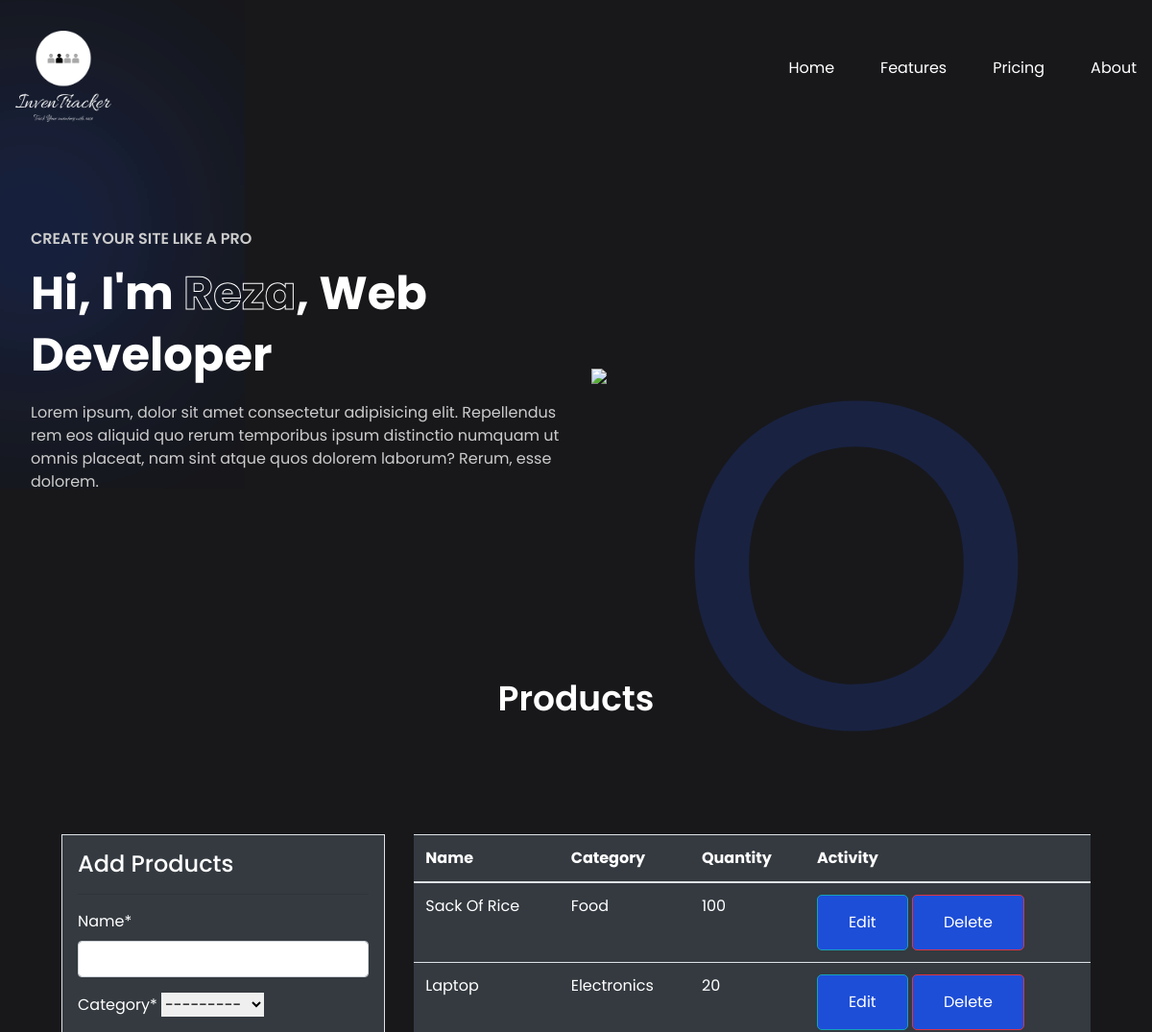
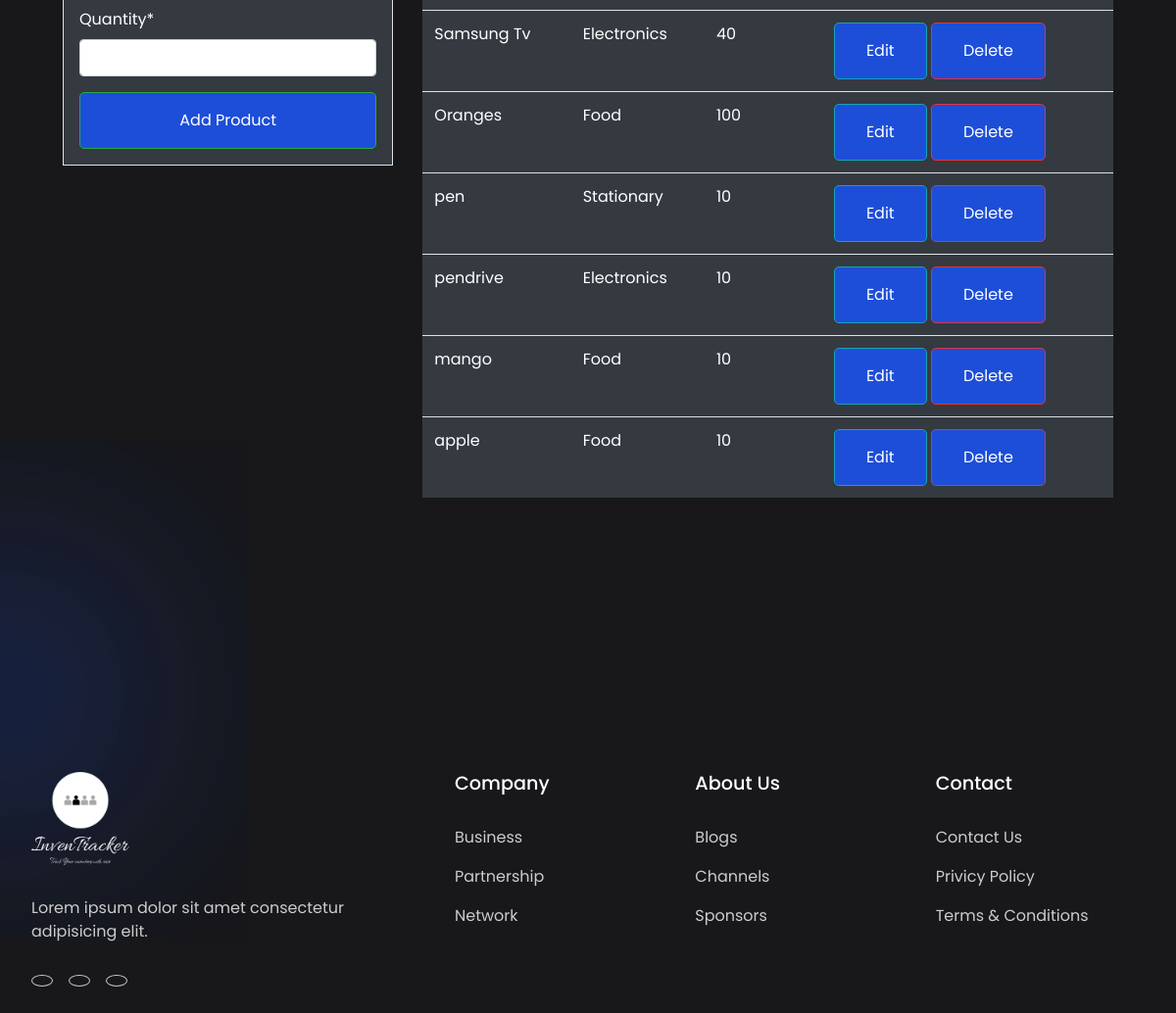
/product/ (signed in), run on the app's committed database (2 pictures, top to bottom).
### dashboard/models.py (models this page shows, shortened)
class Product(models.Model):
  name = models.CharField(max_length=100, null=True)
  category = models.CharField(max_length=20,choices=CATEGORY,null=True)
  quantity = models.PositiveIntegerField(null=True)
  class Meta:
    verbose_name_plural = 'Product'

### dashboard/views.py (the view)
# urls.py: path('product/',views.product,name='dashboard-product'),
@login_required
def product(request):
  orders = Order.objects.all()
  orders_count = orders.count()
  items = Product.objects.all()
  product_count=items.count()
  workers = User.objects.all()
  workers_count = workers.count()
  if request.method == "POST":
    form = ProductForm(request.POST)
    if form.is_valid():
      form.save()
      product_name = form.cleaned_data.get('name')
      messages.success(request,f'{product_name} has been added')
      return redirect('dashboard-product')
  else:
    form = ProductForm()
  context={
    'items':items,
    'form':form,
    'workers_count':workers_count,
    'orders_count':orders_count,
    'product_count':product_count
  }
  return render(request,'dashboard/product.html',context)

### dashboard/forms.py
class ProductForm(forms.ModelForm):
   class Meta:
      model = Product
      fields=['name','category','quantity']

### templates/dashboard/product.html (shortened to what this page needs)
<!DOCTYPE html>
<html lang="en">
<head>
    <link rel="stylesheet" href="https://cdnjs.cloudflare.com/ajax/libs/remixicon/3.5.0/remixicon.min.css">
    <link rel="stylesheet" href="style.css">
    <link rel="stylesheet" href="https://cdn.jsdelivr.net/npm/bootstrap@4.6.0/dist/css/bootstrap.min.css"
>
    <link rel="stylesheet" href="https://cdn.jsdelivr.net/npm/bootstrap@4.6.2/dist/css/bootstrap.min.css">
<link rel="stylesheet" href="https://use.fontawesome.com/releases/v5.15.2/css/all.css"
>
</head>
<body>
    <nav>
        <div class="nav-logo">
            <a href="{% url 'dashboard-index' %}">
                <img src="images/logo.png">
            </a>
        </div>
        <ul class="nav-links">
            <li class="link"><a href="{% url 'dashboard-index' %}">Home</a></li>
            <li id="link1" class="link"><a href="#">Features</a></li>
            <li id="link2" class="link"><a href="#">Pricing</a></li>
            <li id="link3" class="link"><a href="#">About</a></li>
        </ul>
    </nav>
    <header class="container">
        <div class="content">
            <h4>CREATE YOUR SITE LIKE A PRO</h4>
            <H1>Hi, I'm <span>Reza</span>, Web Developer</H1>
            <p>
                Lorem ipsum, dolor sit amet consectetur adipisicing elit. Repellendus rem eos aliquid quo rerum
                temporibus ipsum distinctio numquam ut omnis placeat, nam sint atque quos dolorem laborum? Rerum, esse
                dolorem.
            </p>
        </div>
        <div class="image">
            <img src="https://github.com/AsmrProg-YT/Personal-Portfolios/blob/master/Personal%20Portfolio%20%2301/images/header.png?raw=true">
        </div>
    </header>
    <section class="container">
        <h2 class="header">Products</h2>
        <div class="container">
            <div class="row my-4">
                <div class="col-md-4">
                    <div class="border bg-dark p-3 text-white">
                        <h4>Add Products</h4>
                        <hr>
                        {% load crispy_forms_tags %}
                        <form method="POST">
                            {{form|crispy}}
                            <input class="btn btn-success btn-block" type="submit" value="Add Product">
                        </form>
                    </div>
                </div>
                <div class="col-md-8">
                    <table class="table bg-dark">
                        <thead class="bg-dark">
                            <tr class="text-white">
                                <th scope="col">Name</th>
                                <th scope="col">Category</th>
                                <th scope="col">Quantity</th>
                                <th scope="col">Activity</th>
                            </tr>
                        </thead>
                        <tbody>
                            {% for item in items %}
                            <tr class="text-white">
                                <td>{{ item.name }}</td>
                                <td>{{ item.category }}</td>
                                <td>{{ item.quantity }}</td>
                                <td>
                                    <a class="btn btn-info btn-sm" href="{% url 'dashboard-product-update' item.id %}">Edit</a>
                                    <a class="btn btn-danger btn-sm" href="{% url 'dashboard-product-delete' item.id %}">Delete</a>
                                </td>
                            </tr>
                            {% endfor %}
                        </tbody>
                    </table>
                </div>
            </div>
        </div>
    </section>
    <footer class="container">
        <div class="column">
            <div class="logo">
                <img src="images/logo.png">
            </div>
            <p>
                Lorem ipsum dolor sit amet consectetur adipisicing elit.
            </p>
            <div class="socials">
                <a href="#"></a>
                <a href="#"></a>
                <a href="#"></a>
            </div>
        </div>
        <div class="column">
            <h4>Company</h4>
            <a href="#">Business</a>
            <a href="#">Partnership</a>
            <a href="#">Network</a>
        </div>
        <div class="column">
            <h4>About Us</h4>
            <a href="#">Blogs</a>
            <a href="#">Channels</a>
            <a href="#">Sponsors</a>
        </div>
        <div class="column">
            <h4>Contact</h4>
            <a href="#">Contact Us</a>
            <a href="#">Privicy Policy</a>
            <a href="#">Terms & Conditions</a>
        </div>
    </footer>
</body>
</html>

### templates/dashboard/product.html (style rules this page uses)
* { padding: 0; margin: 0; outline: none; border: none; box-sizing: border-box; }
img { width: 100%; display: flex; }
a { text-decoration: none; }
body { font-family: 'Poppins', sans-serif; background-color: #18181B; }
nav { max-width: 1200px; margin: auto; padding: 2rem 1rem; display: flex; align-items: center; justify-content: space-between; gap: 2rem; }
.nav-logo { max-width: 100px; }
.nav-links { list-style: none; display: flex; align-items: center; gap: 3rem; }
.link a { position: relative; padding-bottom: 0.75rem; color: #fff; }
.link a::after { content: ""; position: absolute; height: 2px; width: 0; bottom: 0; left: 0; background-color: #1d4ed8; transition: all 0.3s ease; }
.btn { padding: 1rem 2rem; font-size: 1rem; color: #fff; background-color: #1d4ed8; border-radius: 5px; cursor: pointer; transition: all 0.3s ease; }
.container { max-width: 1200px; margin: auto; padding: 5rem 2rem; }
header { position: relative; padding-top: 2rem; display: grid; grid-template-columns: repeat(2, 1fr); align-items: center; gap: 2rem; }
header .content h4 { margin-bottom: 1rem; color: #ccc; font-size: 1rem; font-weight: 600; }
header .content h1 { color: #fff; margin-bottom: 1rem; font-size: 3rem; font-weight: 700; line-height: 4rem; }
header .content h1 span { -webkit-text-fill-color: transparent; -webkit-text-stroke: 1px #fff; }
header .content p { margin-bottom: 2rem; color: #ccc; }
header .image { position: relative; }
header .image::before { content: "o"; position: absolute; top: 0; left: 50%; transform: translateX(-50%); font-size: 38rem; font-weight: 400; line-height: 20rem; color: #1d4ed8; opacity: 0.2; z-index: -100; }
header .image img { max-width: 600px; margin: auto; }
section .header { margin-bottom: 1rem; color: #fff; text-align: center; font-size: 2.25rem; font-weight: 600; }
footer { position: relative; display: grid; grid-template-columns: 400px repeat(3, 1fr); gap: 2rem; }
footer .column .logo { max-width: 100px; margin-bottom: 2rem; }
footer .column p { color: #ccc; margin-bottom: 2rem; }
footer .column .socials { display: flex; align-items: center; gap: 1rem; }
footer .column .socials a { color: #ccc; border: 1px solid #ccc; padding: 5px 10px; font-size: 1.25rem; border-radius: 100%; transition: all 0.3s ease; }
footer .column h4 { color: #fff; margin-bottom: 2rem; font-size: 1.2rem; font-weight: 500; }
footer .column > a { display: block; color: #ccc; margin-bottom: 1rem; transition: all 0.3s ease; }

### data on the page
Product: name "Sack Of Rice", category "Food", quantity "100"
Product: name "Laptop", category "Electronics", quantity "20"
Product: name "Samsung Tv", category "Electronics", quantity "40"
Product: name "Oranges", category "Food", quantity "100"
Product: name "pen", category "Stationary", quantity "10"
Product: name "pendrive", category "Electronics", quantity "10"
Product: name "mango", category "Food", quantity "10"
Product: name "apple", category "Food", quantity "10"
